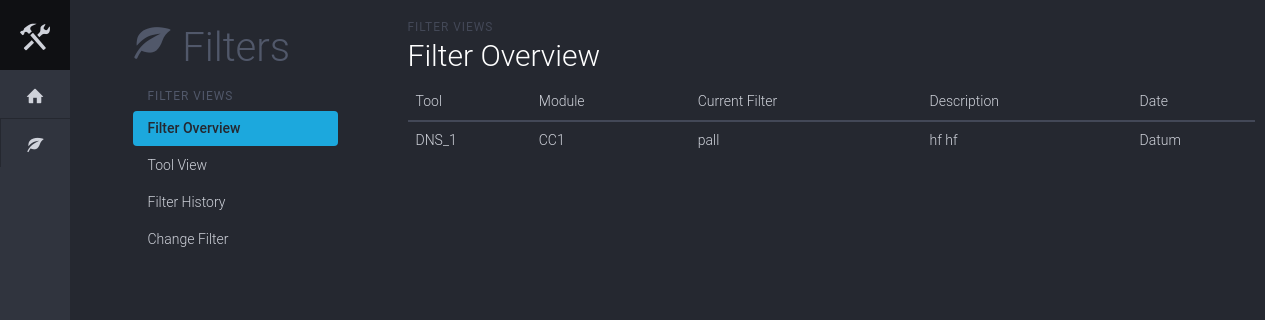
Screenshot of /filters/ with the database file from the repository.
### filter_app/models.py (models this page shows)
class Module(models.Model):
	name = models.CharField(max_length=32, unique=True)
	main_tool = models.ForeignKey(Tool)
	current_filter = models.ForeignKey(Filter, related_name='+')
	previous_filter = models.ForeignKey(Filter, related_name='+', null=True) # No backwards relation!
	chemistry = models.ManyToManyField(Chemistry, related_name='modules')
	class Meta:
		app_label = 'filter_app'
		verbose_name = 'module'
		verbose_name_plural = 'modules'
	def __unicode__(self):
		return self.name
	def __str__(self):
		return self.main_tool.name + '-' +self.name

class Tool(models.Model):
	CR_CHOICES = (
	    ('FAB1', 'FAB1'),
	    ('FAB2', 'FAB2'),
	)
	name = models.CharField(max_length=8, unique=True)
	cleanroom = models.CharField(max_length=16, choices=CR_CHOICES, default='FAB1', null=True)
	class Meta:
		app_label = 'filter_app'
		verbose_name = 'tool'
		verbose_name_plural = 'tools'
		ordering = ['cleanroom', 'name', ]
	def __unicode__(self):
		return self.name
	def __str__(self):
		return self.name

class Filter(models.Model):
	product_code = models.CharField(max_length=255, unique=True)
	manufacturer = models.CharField(max_length=255)
	pore_size = models.CharField(max_length=32)
	class Meta:
		app_label = 'filter_app'
		verbose_name = 'filter'
		verbose_name_plural = 'filters'
	def __unicode__(self):
		return self.product_code
	def __str__(self):
		return self.product_code

class Chemistry(models.Model):
	name = models.CharField(max_length=32)
	concentration = models.CharField(max_length=32)
	class Meta:
		app_label = 'filter_app'
		verbose_name = 'chemistry'
		verbose_name_plural = 'chemicals'
	def __unicode__(self):
		return str(self.name) + ' ' + str(self.concentration)
	def __str__(self):
		return str(self.name) + ' ' + str(self.concentration)
	def description(self):
		return str(self.name) + ' ' + str(self.concentration)

### filter_app/views.py (the view)
class OverviewPage(ListView):
	model = models.Module
	context_object_name = 'module_list'
	template_name = 'overview.html'
	def get_queryset(self):
		return self.model.objects.all().prefetch_related()

### filter_app/templatetags/filter_tags.py (called while the page is built)
@register.tag
def active(parser, token):
    try:
        args = token.split_contents()
        print 'args: ' + str(args[1]) + ' ' + str(args[2])
        return ActiveUrlNode(args[1], args[2])
    except ValueError:
        raise template.TemplateSyntaxError, "%r tag requires at least 2 arguments" % token.contents.split()[0]

    def render(self, context):
        request = self.request.resolve(context)
        any_of = False
        try:
            url = resolve(request.path_info)
            print 'url: ' + str(url.url_name)
            url_name = url.url_name
            print 'url name-- ' + str(url_name)
            print 'den andere-- ' + str(self.names)
            if url_name == self.names:
                print 'jeeeeej'
                any_of=True
            else:
                print 'tis ni waar '
            '''for n in self.names:
                name = n.resolve(context)
                if url_name.startswith(name):
                    any_of = True
                    break'''
        except:
            print "Cannot resolve %s" % request.path_info
        return self.return_value if any_of else ''

### filter_app/templates/overview.html (shortened to what this page needs)
{% extends 'layout.html' %}
{% load staticfiles %}
{% block extra_css %}
	<link rel="stylesheet" href="{% static 'css/style.css' %}">
{% endblock extra_css %}
{% block content %}
	<div class="container">
		<div class="row">
			<div class="col-sm-9 col-xs-12 content">
				<div class="dashhead">
					<div class="dashhead-titles">
						<h6 class="dashhead-subtitle">Filter Views</h6>
						<h2 class="dashhead-title">Filter Overview</h2>
					</div>
				</div>
				<div class="table-full">
					<div class="table-responsive">
						<table class="table" data-sort="table">
							<thead>
								<tr>
									<th class="header">Tool</th>
									<th class="header">Module</th>
									<th class="header">Current Filter</th>
									<th class="header">Description</th>
									<th class="header">Date</th>
								</tr>
							</thead>
							<tbody>
								{% for module in module_list %}
								<tr>
									<td>
										{{ module.main_tool.name }}
									</td>
									<td>
										{{ module.name }}
									</td>
									<td>
										{{  module.current_filter.product_code }}
									</td>
									<td>
										{% for chem in module.chemistry.all %}
											{{ chem }}
										{% endfor %}
									</td>
									<td>
										Datum
									</td>
								</tr>
								{% endfor %}
							</tbody>
						</table>
					</div>
				</div>
			</div>
		</div>
	</div>
{% endblock content %}

### filter_app/static/css/style.css (style rules this page uses)
table { font-size: 14px; font-weight: 300; }

### rows the page displays
Module: main_tool.name "DNS_1", name "CC1", current_filter.product_code "pall"
Chemistry: name+concentration "hf hf"
